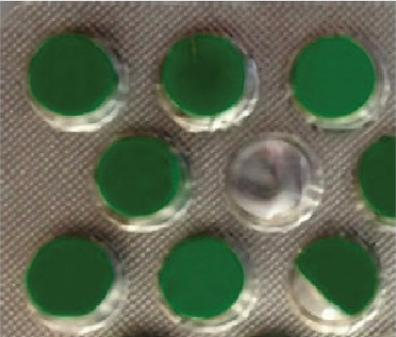
//> input picture standardization/standardization/image.jpg, 396 x 337 px
$ ./Kmeans-image   (built with g++ and OpenCV 4)
//> lines starting //> are read from the running program, lines starting //| are printed output that depends on the picture
### Kmeans-image/Kmeans-image/stdafx.h
// stdafx.h : 标准系统包含文件的包含文件，
// 或是经常使用但不常更改的
// 特定于项目的包含文件
//

#pragma once

#include "targetver.h"

#include <stdio.h>
#include <tchar.h>


// TODO:  在此处引用程序需要的其他头文件

### Kmeans-image/Kmeans-image/Kmeans-image.cpp
// Kmeans-image.cpp : 定义控制台应用程序的入口点。
//

#include "stdafx.h"
#include<opencv.hpp>
#include<iostream>

using namespace cv;
using namespace std;

int main()
{
	Mat src = imread("F:/image.jpg");
//> src is the input picture: 337 rows x 396 cols, CV_8UC3; mean B, G, R 83.7, 106, 96
	if (src.empty())
	{
		printf("cannot load the image...\n");
		return -1;
	}
	namedWindow("input image", WINDOW_AUTOSIZE);
	imshow("original image", src);

	Scalar colorTab[] = {
		Scalar(0,0,255),
		Scalar(0,255,0),
		Scalar(255,0,0),
		Scalar(0,255,255),
		Scalar(255,0,255)
	};

	int width = src.cols;
//> width = 396
	int height = src.rows;
//> height = 337
	int dims = src.channels();
//> dims = 3

	//初始化定义
	int sampleCount = width*height;
//> sampleCount = 133452
	int clusterCount = 4;
	Mat points(sampleCount, dims, CV_32F, Scalar(10));
	Mat labels;
	Mat centers(clusterCount, 1, points.type());
//> centers = [0, 0, 0, 0]

	//RGB数据转换成样本数据
	int index = 0;
	for (int row = 0; row < height; row++)
	{
		for (int col = 0; col < width; col++)
		{
			index = row*width + col;
			Vec3b bgr = src.at<Vec3b>(row, col);
			points.at<float>(index, 0) = static_cast<int>(bgr[0]);
			points.at<float>(index, 1) = static_cast<int>(bgr[1]);
			points.at<float>(index, 2) = static_cast<int>(bgr[2]);
		}
	}
//> this loop made 337 passes
//> index on passes 1 to 3: 395, 791, 1187
//> after the loop, index = 133451

	//运行K-means
	TermCriteria criteria = TermCriteria(TermCriteria::EPS + TermCriteria::COUNT, 10, 0.1);
	kmeans(points, clusterCount, labels, criteria, 3, KMEANS_PP_CENTERS, centers);
//> centers = [[115.8, 131.1, 137.5], [39.73, 76.89, 34.32], [175.4, 195.5, 198.6], [84.33, 97.77, 105]]

	//显示图像分割结果
	Mat result = Mat::zeros(src.size(), src.type());
	for (int row = 0; row < height; row++)
	{
		for (int col = 0; col < width; col++)
		{
			index = row*width + col;
			int label = labels.at<int>(index, 0);
			result.at<Vec3b>(row, col)[0] = colorTab[label][0];
			result.at<Vec3b>(row, col)[1] = colorTab[label][1];
			result.at<Vec3b>(row, col)[2] = colorTab[label][2];
		}
	}
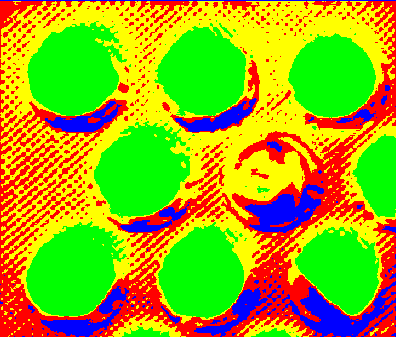
//> result: 337 rows x 396 cols, CV_8UC3; mean B, G, R 19.3, 175.6, 150
//> after the loop, index = 133451

	for (int i = 0; i < centers.rows; i++)
	{
		int x = centers.at<float>(i, 0);
		int y = centers.at<float>(i, 1);
		printf("center %d = c.x:%d,c.y:%d\n", i, x, y);
	}
//> this loop made 4 passes
//> (x, y) on passes 1 to 4: (115, 131), (39, 76), (175, 195), (84, 97)
//| center 0 = c.x:115,c.y:131
//| center 1 = c.x:39,c.y:76
//| center 2 = c.x:175,c.y:195
//| center 3 = c.x:84,c.y:97

	imshow("Kmeans Image Segment demo", result);
	waitKey(0);
    return 0;
}
